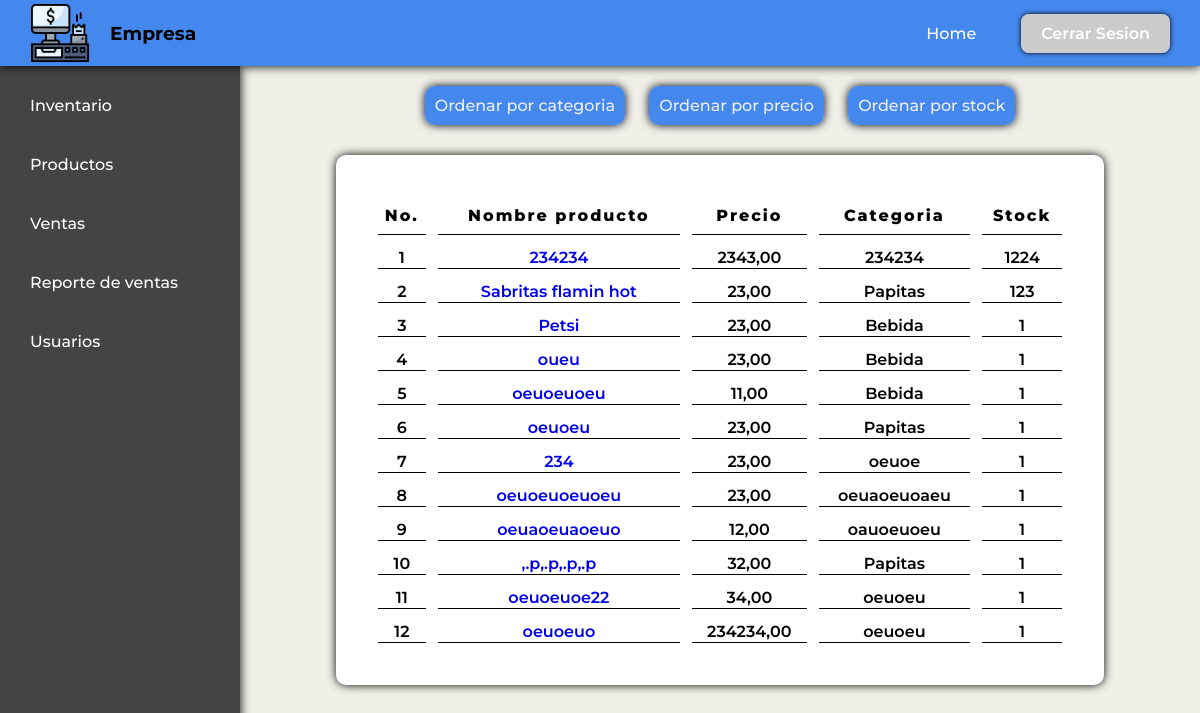
The app's page /inventory/?orden=stock (signed in) with its own data.
### productos/models.py (models this page shows, shortened)
class Producto(models.Model):
    id_unico = models.UUIDField(default=uuid.uuid4, editable=False, unique=True)
    categoria = models.CharField(max_length=100)
    nombre = models.CharField(max_length=200, unique=True)
    precio = models.DecimalField(max_digits=10, decimal_places=2)
    stock = models.IntegerField()
    descripcion = models.TextField(blank=True, null=True)

### core/views.py (the view)
# urls.py: path('inventory/', views.inventory, name='inventory'),
@login_required
def inventory(request):
    orden = request.GET.get('orden', 'nombre')
    if orden == 'precio':
        productos = Producto.objects.all().order_by('precio')  # Orden ascendente
    elif orden == 'categoria':
        productos = Producto.objects.all().order_by('categoria')
    elif orden == 'stock':
        productos = Producto.objects.all().order_by('-stock')  # Orden descendente
    else:
        productos = Producto.objects.all()
    return render(request, 'core/inventory.html', {'productos':productos})

### core/templates/core/inventory.html (shortened to what this page needs)
{% extends 'core/base.html' %}
{% load static %}
{% block css-styles %}
    <link rel="stylesheet" href="{% static 'core/css/inventory-style.css' %}">
{% endblock css-styles %}
{% block content %}
<div class="buttons-container">
  <form action="{% url 'inventory' %}" method="get">
    <a href="?orden=categoria" class="btn-ordenamiento">Ordenar por categoria</a>
    <a href="?orden=precio" class="btn-ordenamiento"> Ordenar por precio</a>
    <a href="?orden=stock" class="btn-ordenamiento">Ordenar por stock</a>
  </form>
</div>
<div class="table-container">
  <table class="table">
    <thead>
        <tr>
          <th>No.</th>
          <th>Nombre producto</th>
          <th>Precio </th>
          <th>Categoria</th>
          <th>Stock</th>
        </tr>
    </thead>
    <tbody>
      {% for producto in productos %}
        <tr>
          <td>{{ forloop.counter }}</td>
          <td><a href="{% url 'modify_product' producto.id_unico %}">{{producto.nombre}}</a></td>
          <td>{{producto.precio}}</td>
          <td>{{producto.categoria}}</td>
          <td>{{producto.stock}}</td>
        </tr>
      {% endfor %}
    </tbody>
  </table>
</div>
{% endblock content %}

### core/static/core/css/base-style.css (style rules this page uses)
body { font-family: "Montserrat",sans-serif; font-weight: 500; box-sizing: border-box; min-height: 100vh; }
body,html { margin: 0; padding: 0; overflow: hidden; }
* { box-sizing: border-box; }

### core/static/core/css/inventory-style.css (style rules this page uses)
body, html { background-color: #F1F0E8; height: 100%; }
* { box-sizing: border-box; }
.table-container { display: flex; width: 100%; max-width: 80%; background-color: #fff; margin-top: 40px; box-shadow: 0px 0px 10px #000; border-radius: 10px; }
.table { width: 100%; margin: 20px; padding: 10px; border-spacing: 12px; }
.table td, th { font-weight: 600; border: none; border-bottom: 1px solid #000; text-align: center; }
th { font-weight: 800; letter-spacing: 2px; }
.table a { text-decoration: none; }
.table th { line-height: 35px; }
.buttons-container { margin: 30px 0px 0px 0px; }
.btn-ordenamiento { padding: 10px; background-color: #48e; outline: none; border-radius: 10px; border: none; box-shadow: 0px 0px 10px #001; margin: 0px 10px; color: #eee; text-decoration: none; }

### records on screen
Producto: nombre "234234", precio "2343,00", categoria "234234", stock "1224"
Producto: nombre "Sabritas flamin hot", precio "23,00", categoria "Papitas", stock "123"
Producto: nombre "Petsi", precio "23,00", categoria "Bebida", stock "1"
Producto: nombre "oueu", precio "23,00", categoria "Bebida", stock "1"
Producto: nombre "oeuoeuoeu", precio "11,00", categoria "Bebida", stock "1"
Producto: nombre "oeuoeu", precio "23,00", categoria "Papitas", stock "1"
Producto: nombre "234", precio "23,00", categoria "oeuoe", stock "1"
Producto: nombre "oeuoeuoeuoeu", precio "23,00", categoria "oeuaoeuoaeu", stock "1"
Producto: nombre "oeuaoeuaoeuo", precio "12,00", categoria "oauoeuoeu", stock "1"
Producto: nombre ",.p,.p,.p,.p", precio "32,00", categoria "Papitas", stock "1"
Producto: nombre "oeuoeuoe22", precio "34,00", categoria "oeuoeu", stock "1"
Producto: nombre "oeuoeuo", precio "234234,00", categoria "oeuoeu", stock "1"
